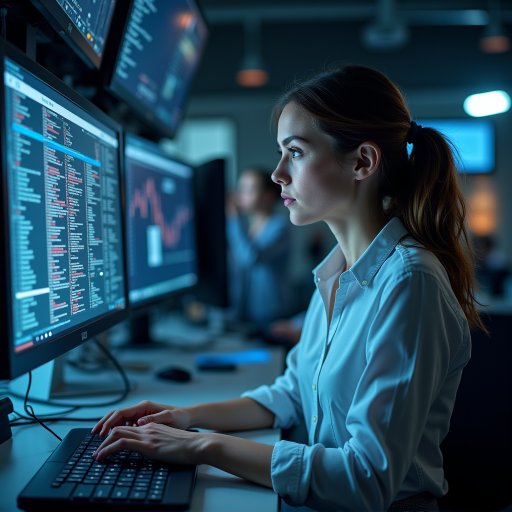
#> input picture data/images/white-american-woman_programming.png, 1024 x 1024 px (shown at 1/2 size)
$ python merge.py
#> lines starting #> are read from the running program, lines starting #| are printed output that depends on the picture; after the words box and inside, x2 and y2 are one past the last pixel; in counts of white or black regions, pixels touching at a corner belong together
import cv2
import numpy as np
import os

def merge_and_blur(image_path1, image_path2, output_path):
#> called with output_path = '../data/images/woman_babysitting.png'
    img1 = cv2.imread(image_path1)
#> img1 is the input picture: shape (1024, 1024, 3); mean B, G, R 86.9, 68.8, 34.3
    img2 = cv2.imread(image_path2)
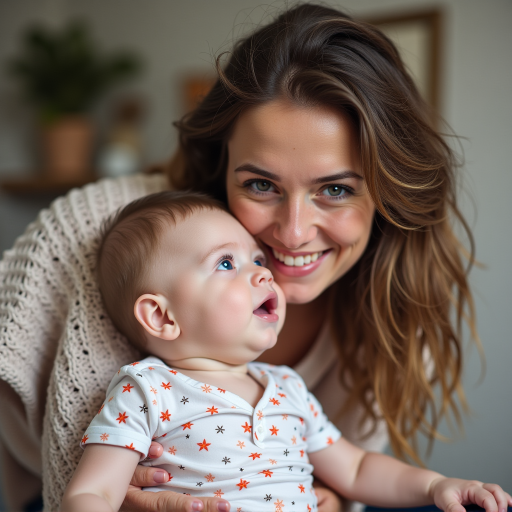
#> input picture data/images/white-american-woman_babysitting.png, 1024 x 1024 px (shown at 1/2 size)
#> img2 is the input picture: shape (1024, 1024, 3); mean B, G, R 94, 103.6, 119.4

    if img1 is None or img2 is None:
        print("Error: One or both images could not be loaded.")
        return

    height = min(img1.shape[0], img2.shape[0])
#> height = 1024
    img1 = cv2.resize(img1, (img1.shape[1], height))
    img2 = cv2.resize(img2, (img2.shape[1], height))

    blend_width = min(50, img1.shape[1], img2.shape[1])
#> blend_width = 50
    total_width = img1.shape[1] + img2.shape[1] - blend_width
#> total_width = 1998
    merged_image = np.zeros((height, total_width, 3), dtype=np.uint8)

    merged_image[:, :img1.shape[1] - blend_width] = img1[:, :img1.shape[1] - blend_width]
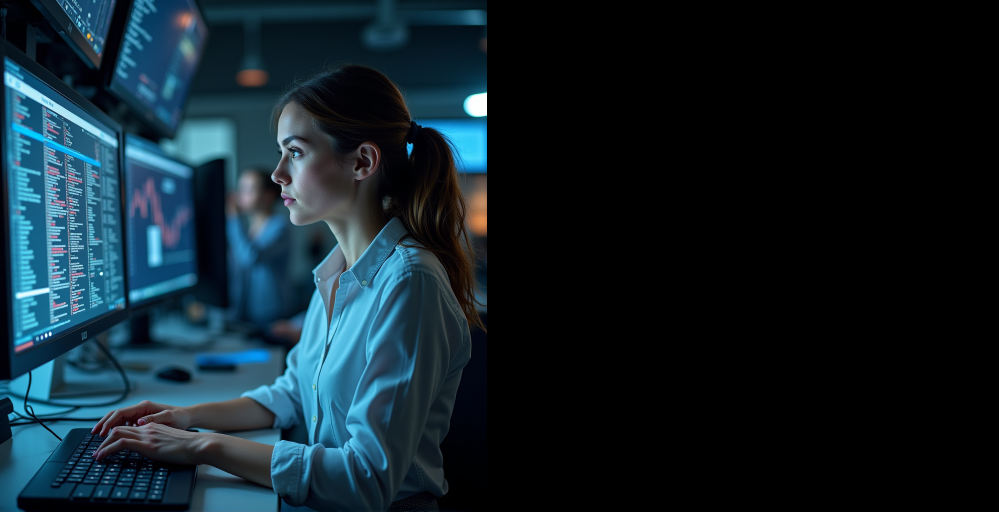
#> merged_image: shape (1024, 1998, 3) (shown at 1/2 size); mean B, G, R 43.2, 34.2, 16.9
    merged_image[:, img1.shape[1]:] = img2[:, blend_width:]
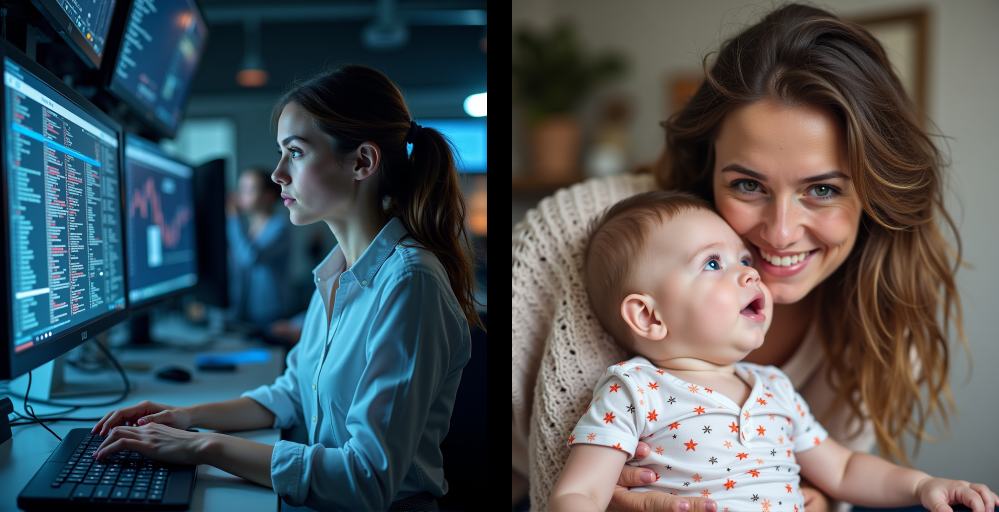
#> merged_image: shape (1024, 1998, 3) (shown at 1/2 size); mean B, G, R 89.3, 85.1, 75.8

    for i in range(blend_width):
        alpha = i / blend_width
        merged_image[:, img1.shape[1] - blend_width + i] = (
            (1 - alpha) * img1[:, img1.shape[1] - blend_width + i] + alpha * img2[:, i]
        ).astype(np.uint8)
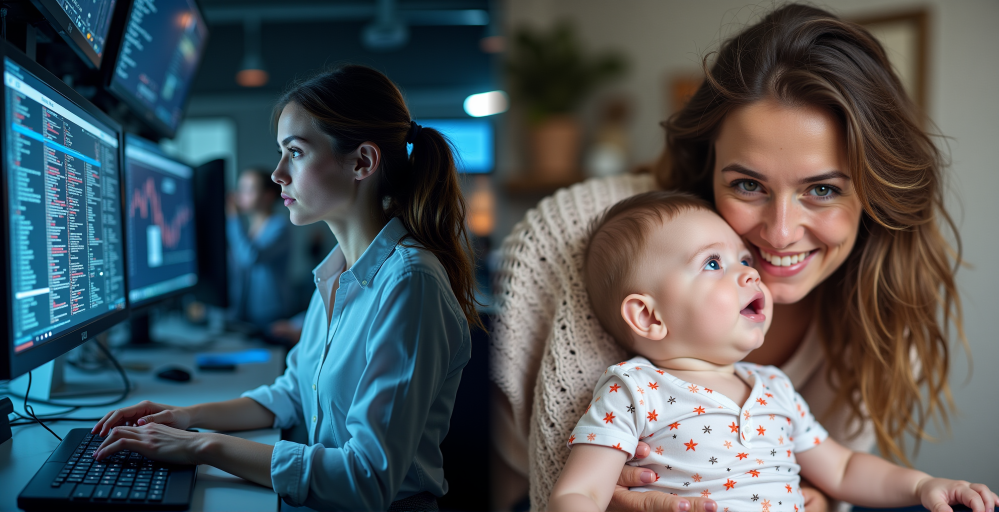
#> merged_image: shape (1024, 1998, 3) (shown at 1/2 size); 2.5% of pixels changed, all inside (x1, y1, x2, y2) = (974, 0, 1024, 1024)

    os.makedirs(os.path.dirname(output_path), exist_ok=True)
    cv2.imwrite(output_path, merged_image)
    print(f"Merged image saved to {output_path}")

# Example usage:
image1 = "../data/images/white-american-woman_programming.png"
image2 = "../data/images/white-american-woman_babysitting.png"
output_image = "../data/images/woman_babysitting.png"
merge_and_blur(image1, image2, output_image)
